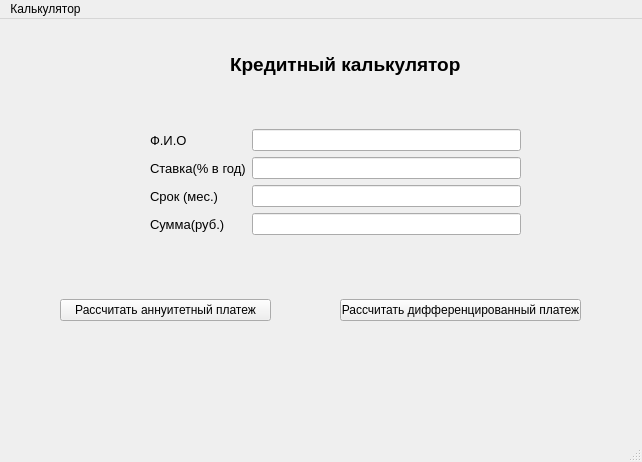
<?xml version="1.0" encoding="UTF-8"?>
<ui version="4.0">
 <class>MainWindow</class>
 <widget class="QMainWindow" name="MainWindow">
  <property name="geometry">
   <rect>
    <x>0</x>
    <y>0</y>
    <width>642</width>
    <height>462</height>
   </rect>
  </property>
  <property name="windowTitle">
   <string>MainWindow</string>
  </property>
  <widget class="QWidget" name="centralwidget">
   <widget class="QWidget" name="formLayoutWidget">
    <property name="geometry">
     <rect>
      <x>150</x>
      <y>110</y>
      <width>371</width>
      <height>108</height>
     </rect>
    </property>
    <layout class="QFormLayout" name="formLayout">
     <item row="0" column="0">
      <widget class="QLabel" name="label">
       <property name="font">
        <font>
         <pointsize>10</pointsize>
        </font>
       </property>
       <property name="text">
        <string>Ф.И.О</string>
       </property>
      </widget>
     </item>
     <item row="0" column="1">
      <widget class="QLineEdit" name="lineEdit_FIO"/>
     </item>
     <item row="1" column="0">
      <widget class="QLabel" name="label_2">
       <property name="font">
        <font>
         <pointsize>10</pointsize>
        </font>
       </property>
       <property name="text">
        <string>Ставка(% в год)</string>
       </property>
      </widget>
     </item>
     <item row="1" column="1">
      <widget class="QLineEdit" name="lineEdit_percent"/>
     </item>
     <item row="2" column="0">
      <widget class="QLabel" name="label_3">
       <property name="font">
        <font>
         <pointsize>10</pointsize>
        </font>
       </property>
       <property name="text">
        <string>Срок (мес.)</string>
       </property>
      </widget>
     </item>
     <item row="3" column="0">
      <widget class="QLabel" name="label_4">
       <property name="font">
        <font>
         <pointsize>10</pointsize>
        </font>
       </property>
       <property name="text">
        <string>Сумма(руб.)</string>
       </property>
      </widget>
     </item>
     <item row="3" column="1">
      <widget class="QLineEdit" name="lineEdit_sum"/>
     </item>
     <item row="2" column="1">
      <widget class="QLineEdit" name="lineEdit_months"/>
     </item>
    </layout>
   </widget>
   <widget class="QPushButton" name="Pressbutton">
    <property name="geometry">
     <rect>
      <x>60</x>
      <y>280</y>
      <width>211</width>
      <height>22</height>
     </rect>
    </property>
    <property name="text">
     <string>Рассчитать аннуитетный платеж</string>
    </property>
   </widget>
   <widget class="QPushButton" name="pushButton">
    <property name="geometry">
     <rect>
      <x>340</x>
      <y>280</y>
      <width>241</width>
      <height>22</height>
     </rect>
    </property>
    <property name="text">
     <string>Рассчитать дифференцированный платеж</string>
    </property>
   </widget>
   <widget class="QLabel" name="label_13">
    <property name="geometry">
     <rect>
      <x>230</x>
      <y>20</y>
      <width>241</width>
      <height>51</height>
     </rect>
    </property>
    <property name="font">
     <font>
      <pointsize>14</pointsize>
      <weight>75</weight>
      <bold>true</bold>
     </font>
    </property>
    <property name="text">
     <string>Кредитный калькулятор</string>
    </property>
   </widget>
  </widget>
  <widget class="QMenuBar" name="menubar">
   <property name="geometry">
    <rect>
     <x>0</x>
     <y>0</y>
     <width>642</width>
     <height>21</height>
    </rect>
   </property>
   <widget class="QMenu" name="menu">
    <property name="title">
     <string>Калькулятор</string>
    </property>
   </widget>
   <addaction name="menu"/>
  </widget>
  <widget class="QStatusBar" name="statusbar"/>
 </widget>
 <resources/>
 <connections/>
</ui>
